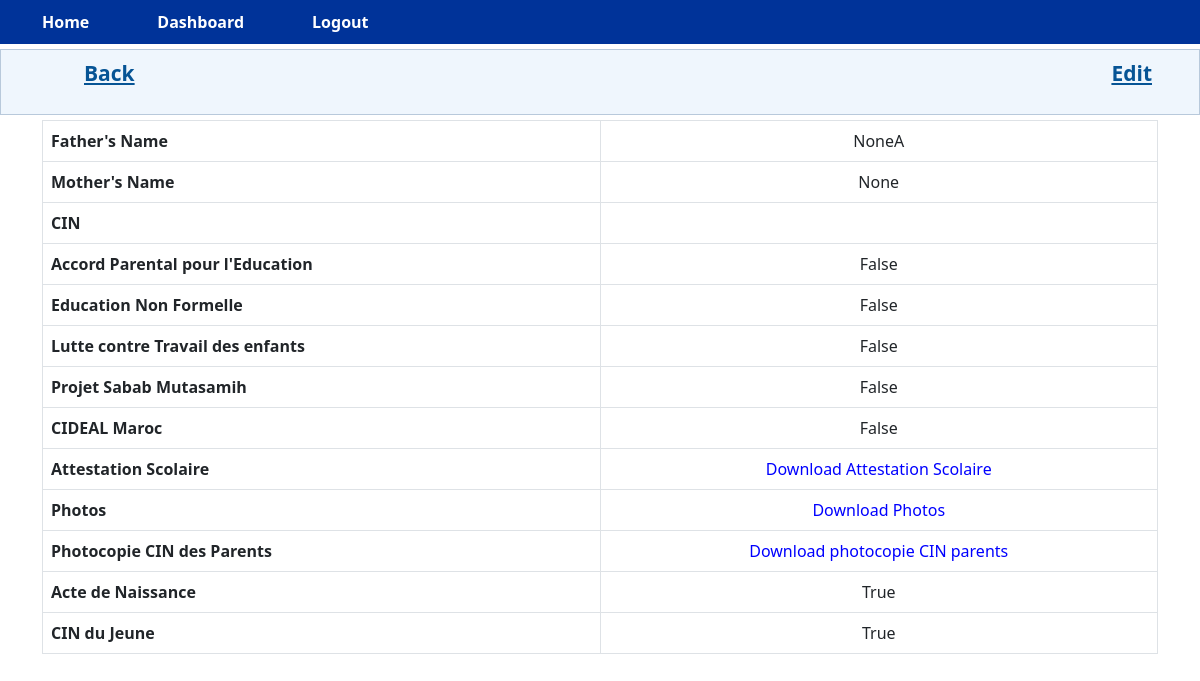
Screenshot of /view_family/1 (signed in) with the database file from the repository.
### app.py (models this page shows)
class Family(db.Model, UserMixin):
    id = db.Column(db.Integer, primary_key=True)
    pere_name = db.Column(db.String(100), nullable=True)
    maman_name = db.Column(db.String(100), nullable=True)
    cin = db.Column(db.String(20), nullable=True)
    Accord_P_Education_parental = db.Column(db.Boolean, default=False, nullable=True)
    Education_Non_Formelle = db.Column(db.Boolean, default=False, nullable=True)
    lutte_contre_Travail_des_enfants = db.Column(db.Boolean, default=False, nullable=True)
    Projet_Sabab_Mutasamih = db.Column(db.Boolean, default=False, nullable=True)
    CIDEAL_Maroc = db.Column(db.Boolean, default=False, nullable=True)
    Attestation_scolaire = db.Column(db.String(100), nullable=True)
    Photos = db.Column(db.String(100), nullable=True)
    photocopie_CIN_parents = db.Column(db.Boolean, default=False, nullable=True)
    Acte_de_naissance = db.Column(db.Boolean, default=False, nullable=True)
    CIN_du_jeune = db.Column(db.Boolean, default=False, nullable=True)
    children_id = db.Column(db.Integer, db.ForeignKey('children.id'))
    child = db.relationship('Children', backref='parent_family')

### app.py (the view)
@app.route('/view_family/<int:child_id>')
def view_family(child_id):
    child = Children.query.get_or_404(child_id)
    family = Family.query.filter_by(children_id=child.id).first()
    form = FamilyForm()
    return render_template('view_family.html', child=child, family=family, form=form)

### app.py (called while the page is built)
@login_manager.user_loader
def load_user(id):
    with app.app_context():
        return User.query.get(int(id))

### templates/view_family.html (shortened to what this page needs)
{% extends 'dashboard.html' %}
{% block page_content %}
<div class="sidenav">
    <ul class="navbar">
        <li class="nav-item"><a href="{{ url_for('view_children', child_id=child.id) }}"> Back </a></li>
        <li class="nav-item"><a href="{{ url_for('edit_family', child_id=child.id) }}">Edit</a></li>
    </ul>
</div>
    {% if family %}
        <div class="container">
          <table class="table table-bordered">
              <tr>
                  <th>Father's Name</th>
                  <td>{{ family.pere_name }}</td>
              </tr>
              <tr>
                  <th>Mother's Name</th>
                  <td>{{ family.maman_name }}</td>
              </tr>
              <tr>
                  <th>CIN</th>
                  <td>{{ family.cin }}</td>
              </tr>
              <tr>
                  <th>Accord Parental pour l'Education</th>
                  <td>{{ family.Accord_P_Education_parental  }}</td>
              </tr>
              <tr>
                  <th>Education Non Formelle</th>
                  <td>{{ family.Education_Non_Formelle  }}</td>
              </tr>
              <tr>
                  <th>Lutte contre Travail des enfants</th>
                  <td>{{ family.lutte_contre_Travail_des_enfants  }}</td>
              </tr>
              <tr>
                  <th>Projet Sabab Mutasamih</th>
                  <td>{{ family.Projet_Sabab_Mutasamih  }}</td>
              </tr>
              <tr>
                  <th>CIDEAL Maroc</th>
                  <td>{{  family.CIDEAL_Maroc  }}</td>
                  <tr>
                    <th>Attestation Scolaire</th>
                    <td>
                        {% if family.Attestation_scolaire %}
                            <a class="download_a" href="{{ family.Attestation_scolaire }}" download>Download Attestation Scolaire</a>
                        {% else %}
                            No file uploaded.
                        {% endif %}
                    </td>
                </tr>
                <tr>
                    <th>Photos</th>
                    <td>
                        {% if family.Photos %}
                            <a class="download_a" href="{{ family.Photos }}" download>Download Photos</a>
                        {% else %}
                            No file uploaded.
                        {% endif %}
                    </td>
                </tr>
                <tr>
                    <th>Photocopie CIN des Parents</th>
                    <td>
                        {% if family.Photos %}
                            <a class="download_a" href="{{ family.photocopie_CIN_parents }}" download>Download photocopie CIN parents</a>
                        {% else %}
                            No file uploaded.
                        {% endif %}
                    </td>
                </tr>
            <tr>
                <th>Acte de Naissance</th>
                <td>{{  family.Acte_de_naissance  }}</td>
            </tr>
            <tr>
                <th>CIN du Jeune</th>
                <td>{{  family.CIN_du_jeune  }}</td>
            </tr>
        </table>
    </div>
{% else %}
    <p>No family information found for {{ child.name }}.</p>
{% endif %}
{% endblock %}

### static/css/styles.css (style rules this page uses)
ul { list-style: none; display: flex; justify-content: center; align-items: center; }
li { margin: 0 1rem; }
.sidenav { border: 1px solid #b8c9db; background-color: #eff6fd; margin: 5px 0 5px 0; padding: 0; }
.navbar { position: relative; display: flex; flex-wrap: wrap; align-items: center; justify-content: space-between; padding-top: 0.5rem; padding-bottom: 0rem; }
.nav-item { display: inline-block; padding: 0 15px 0 7px; position: relative; }
.nav-item a { color: #065495; font-size: 21px; font-weight: bold; padding-left: 28px; }
table { margin-bottom: 0px; }
a { text-decoration: none; color: #ffffff; padding: 0.5rem 1rem; border-radius: 0.5rem; transition: background-color 0.3s ease; }
table td { width: 50%; text-align: center; }
.table-bordered { width: 70%; }
.download_a { text-decoration: none; color: blue; padding: 0.5rem 1rem; border-radius: 0.5rem; transition: background-color 0.3s ease; }

### rows the page displays
Family: pere_name "NoneA", maman_name "None", Accord_P_Education_parental "False", Education_Non_Formelle "False", lutte_contre_Travail_des_enfants "False", Projet_Sabab_Mutasamih "False", CIDEAL_Maroc "False", Acte_de_naissance "True", CIN_du_jeune "True"
